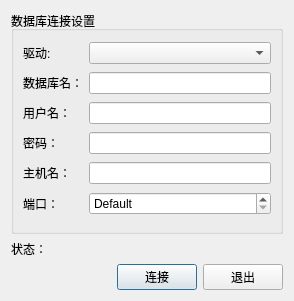
<?xml version="1.0" encoding="UTF-8"?>
<ui version="4.0">
 <class>connectDialog</class>
 <widget class="QDialog" name="connectDialog">
  <property name="geometry">
   <rect>
    <x>0</x>
    <y>0</y>
    <width>294</width>
    <height>301</height>
   </rect>
  </property>
  <property name="windowTitle">
   <string>Dialog</string>
  </property>
  <layout class="QGridLayout" name="gridLayout">
   <item row="0" column="0">
    <layout class="QVBoxLayout" name="verticalLayout_2">
     <item>
      <widget class="QGroupBox" name="connGroupBox">
       <property name="title">
        <string>数据库连接设置</string>
       </property>
       <layout class="QGridLayout" name="_4">
        <property name="leftMargin">
         <number>9</number>
        </property>
        <property name="topMargin">
         <number>9</number>
        </property>
        <property name="rightMargin">
         <number>9</number>
        </property>
        <property name="bottomMargin">
         <number>9</number>
        </property>
        <property name="spacing">
         <number>6</number>
        </property>
        <item row="3" column="1">
         <widget class="QLineEdit" name="editPassword_2">
          <property name="echoMode">
           <enum>QLineEdit::Password</enum>
          </property>
         </widget>
        </item>
        <item row="5" column="1">
         <widget class="QSpinBox" name="portSpinBox_2">
          <property name="specialValueText">
           <string>Default</string>
          </property>
          <property name="minimum">
           <number>-1</number>
          </property>
          <property name="maximum">
           <number>65535</number>
          </property>
          <property name="value">
           <number>-1</number>
          </property>
         </widget>
        </item>
        <item row="4" column="0">
         <widget class="QLabel" name="textLabel5_3">
          <property name="text">
           <string>主机名：</string>
          </property>
          <property name="buddy">
           <cstring>editHostname</cstring>
          </property>
         </widget>
        </item>
        <item row="3" column="0">
         <widget class="QLabel" name="textLabel4_4">
          <property name="text">
           <string>密码：</string>
          </property>
          <property name="buddy">
           <cstring>editPassword</cstring>
          </property>
         </widget>
        </item>
        <item row="4" column="1">
         <widget class="QLineEdit" name="editHostname_2"/>
        </item>
        <item row="2" column="0">
         <widget class="QLabel" name="textLabel4_3">
          <property name="text">
           <string>用户名：</string>
          </property>
          <property name="buddy">
           <cstring>editUsername</cstring>
          </property>
         </widget>
        </item>
        <item row="0" column="1">
         <widget class="QComboBox" name="comboDriver_2"/>
        </item>
        <item row="1" column="1">
         <widget class="QLineEdit" name="editDatabase_2"/>
        </item>
        <item row="2" column="1">
         <widget class="QLineEdit" name="editUsername_2"/>
        </item>
        <item row="5" column="0">
         <widget class="QLabel" name="textLabel5_4">
          <property name="text">
           <string>端口：</string>
          </property>
          <property name="buddy">
           <cstring>portSpinBox</cstring>
          </property>
         </widget>
        </item>
        <item row="1" column="0">
         <widget class="QLabel" name="textLabel3_2">
          <property name="text">
           <string>数据库名：</string>
          </property>
          <property name="buddy">
           <cstring>editDatabase</cstring>
          </property>
         </widget>
        </item>
        <item row="0" column="0">
         <widget class="QLabel" name="textLabel2_2">
          <property name="text">
           <string>驱动:</string>
          </property>
          <property name="buddy">
           <cstring>comboDriver</cstring>
          </property>
         </widget>
        </item>
       </layout>
      </widget>
     </item>
     <item>
      <layout class="QVBoxLayout" name="verticalLayout">
       <item>
        <layout class="QHBoxLayout" name="_6">
         <property name="spacing">
          <number>6</number>
         </property>
         <property name="leftMargin">
          <number>0</number>
         </property>
         <property name="topMargin">
          <number>0</number>
         </property>
         <property name="rightMargin">
          <number>0</number>
         </property>
         <property name="bottomMargin">
          <number>0</number>
         </property>
         <item>
          <widget class="QLabel" name="label_2">
           <property name="text">
            <string>状态：</string>
           </property>
          </widget>
         </item>
         <item>
          <widget class="QLabel" name="status_label_2">
           <property name="sizePolicy">
            <sizepolicy hsizetype="Fixed" vsizetype="Fixed">
             <horstretch>1</horstretch>
             <verstretch>0</verstretch>
            </sizepolicy>
           </property>
           <property name="text">
            <string/>
           </property>
          </widget>
         </item>
        </layout>
       </item>
       <item>
        <layout class="QHBoxLayout" name="_5">
         <property name="spacing">
          <number>6</number>
         </property>
         <property name="leftMargin">
          <number>0</number>
         </property>
         <property name="topMargin">
          <number>0</number>
         </property>
         <property name="rightMargin">
          <number>0</number>
         </property>
         <property name="bottomMargin">
          <number>0</number>
         </property>
         <item>
          <spacer>
           <property name="orientation">
            <enum>Qt::Horizontal</enum>
           </property>
           <property name="sizeType">
            <enum>QSizePolicy::Expanding</enum>
           </property>
           <property name="sizeHint" stdset="0">
            <size>
             <width>20</width>
             <height>20</height>
            </size>
           </property>
          </spacer>
         </item>
         <item>
          <widget class="QPushButton" name="okButton_2">
           <property name="text">
            <string>连接</string>
           </property>
           <property name="default">
            <bool>true</bool>
           </property>
          </widget>
         </item>
         <item>
          <widget class="QPushButton" name="cancelButton_2">
           <property name="text">
            <string>退出</string>
           </property>
          </widget>
         </item>
        </layout>
       </item>
      </layout>
     </item>
    </layout>
   </item>
  </layout>
 </widget>
 <resources/>
 <connections/>
</ui>
